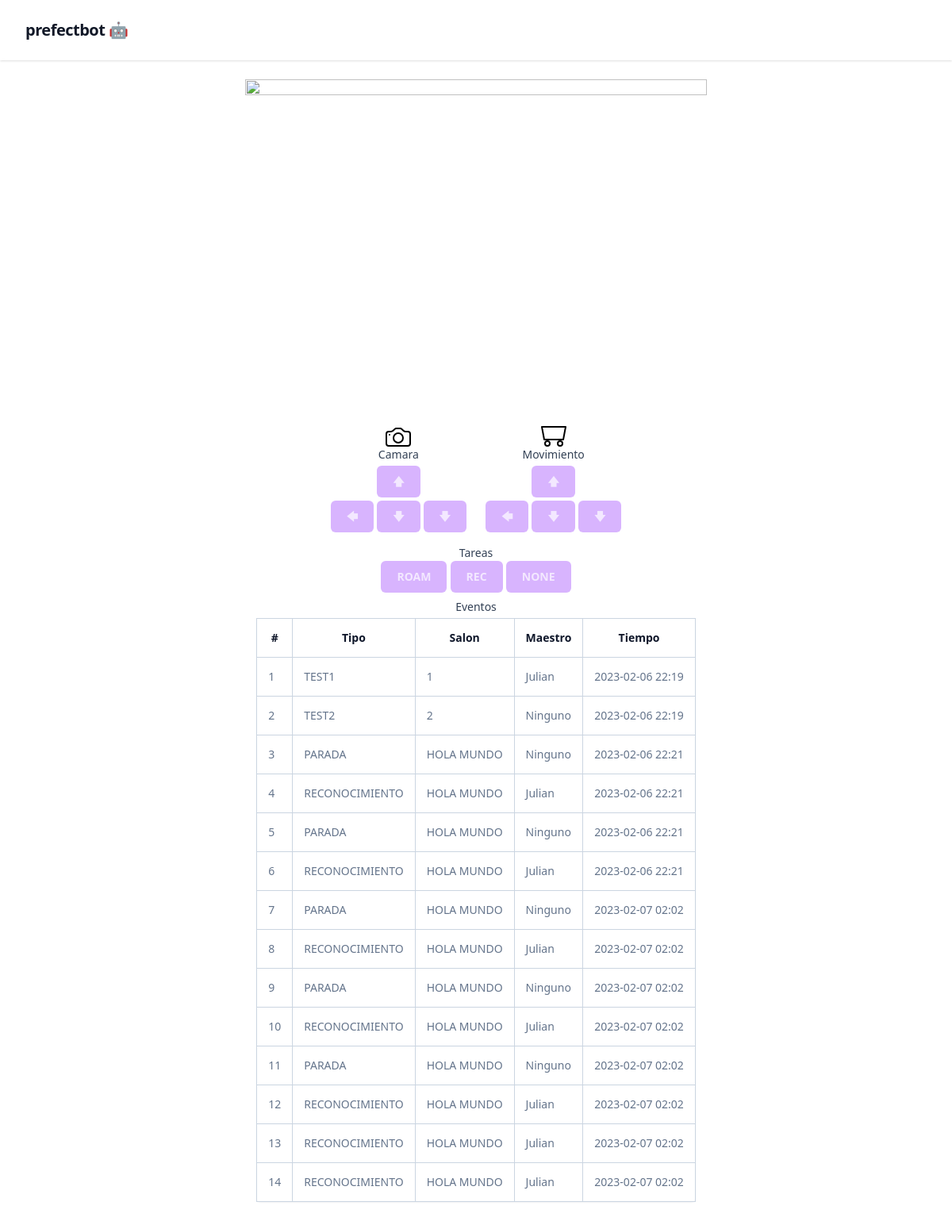
The page / on the database its author committed.
### tables this page shows
CREATE TABLE eventos (
    eventoid INTEGER PRIMARY KEY AUTOINCREMENT NOT NULL,
    tipo TEXT NOT NULL,
    salon TEXT NOT NULL,
    tiempo TEXT NOT NULL,
    maestro INTEGER, 
    FOREIGN KEY(Maestro) REFERENCES maestros(maestroid)
    );

CREATE TABLE maestros (
    maestroid INTEGER PRIMARY KEY NOT NULL, 
    nombre TEXT NOT NULL
    );

### main.py (the view)
@app.route('/')
def index():
    events = data.read_events()
    return render_template('index.html', events=events)

### cogs/data.py (called while the page is built)
def get_db():
    conn = sqlite3.connect('data/prefectbot.sqlite')
    conn.row_factory = sqlite3.Row
    return conn

def read_events():
    db = get_db()
    events = db.execute('SELECT eventos.eventoid, eventos.tipo, eventos.salon, eventos.tiempo, maestros.nombre FROM eventos LEFT JOIN maestros ON eventos.maestro = maestros.maestroid;').fetchall()
    db.close()
    return events

### templates/index.html (shortened to what this page needs)
<!doctype html>
<html lang="en">
<head>
    <link href="static/output.css" rel="stylesheet">
</head>
<body>
<header class="bg-white shadow">
    <div class="mx-auto max-w-7xl py-6 px-4 sm:px-6 lg:px-8">
        <h1 class="text-xl font-bold tracking-tight text-gray-900">
            prefectbot 🤖
        </h1>
    </div>
</header>
<div class="mx-auto max-w-7xl py-6 sm:px-6 lg:px-8">
    <div class="flex flex-col items-center rounded-md">
        <div class="">
            <img src="{{ url_for('video_feed') }}" height="427px" width="582px">
        </div>
        <div class="md:flex md:gap-x-6">
            <div class="mt-1 flex flex-col items-center" style="font-size: 0px;">
                <div class="">
                </div>
                <div class="">
                    <label class="text-sm font-medium text-slate-700">Camara</label>
                </div>
                <div class="mt-1">
                    <button class="bg-purple-300 hover:bg-purple-400 cursor-pointer px-5 py-2.5 text-sm leading-5 rounded-md font-semibold text-purple-100" id="cUp">🡅</button>
                </div>
                <div class="mt-1">
                    <button class="bg-purple-300 hover:bg-purple-400 cursor-pointer px-5 py-2.5 text-sm leading-5 rounded-md font-semibold text-purple-100" id="cLeft">🡄</button>
                    <button class="mx-1 bg-purple-300 hover:bg-purple-400 cursor-pointer px-5 py-2.5 text-sm leading-5 rounded-md font-semibold text-purple-100" id="cDown">🡇</button>
                    <button class="bg-purple-300 hover:bg-purple-400 cursor-pointer px-5 py-2.5 text-sm leading-5 rounded-md font-semibold text-purple-100" id="cRight">🡇</button>
                </div>
            </div>
            <div class="mt-1 flex flex-col items-center" style="font-size: 0px;">
                <div class="">
                </div>
                <div class="">
                    <label class="text-sm font-medium text-slate-700">Movimiento</label>
                </div>
                <div class="mt-1">
                    <button class="bg-purple-300 hover:bg-purple-400 cursor-pointer px-5 py-2.5 text-sm leading-5 rounded-md font-semibold text-purple-100" id="mUp">🡅</button>
                </div>
                <div class="mt-1">
                    <button class="bg-purple-300 hover:bg-purple-400 cursor-pointer px-5 py-2.5 text-sm leading-5 rounded-md font-semibold text-purple-100" id="mLeft">🡄</button>
                    <button class="mx-1 bg-purple-300 hover:bg-purple-400 cursor-pointer px-5 py-2.5 text-sm leading-5 rounded-md font-semibold text-purple-100" id="mDown">🡇</button>
                    <button class="bg-purple-300 hover:bg-purple-400 cursor-pointer px-5 py-2.5 text-sm leading-5 rounded-md font-semibold text-purple-100" id="mRight">🡇</button>
                </div>
            </div>
        </div>
        <div class="mt-4 flex flex-col items-center">
            <div>
                <label class="block text-sm font-medium text-slate-700">Tareas</label>
            </div>
            <div>
                <button class="bg-purple-300 hover:bg-purple-400 cursor-pointer px-5 py-2.5 text-sm leading-5 rounded-md font-semibold text-purple-100" id="tRoam">ROAM</button>
                <button class="bg-purple-300 hover:bg-purple-400 cursor-pointer px-5 py-2.5 text-sm leading-5 rounded-md font-semibold text-purple-100" id="tRec">REC</button>
                <button class="bg-purple-300 hover:bg-purple-400 cursor-pointer px-5 py-2.5 text-sm leading-5 rounded-md font-semibold text-purple-100" id="tNone">NONE</button>
            </div>
        </div>
        <div class="mt-2 flex flex-col items-center">
            <label class="block text-sm font-medium text-slate-700">Eventos</label>
            <table class="mt-1 border-collapse rounded-md border border-slate-400 bg-white text-xs md:text-sm shadow-sm">
                <tr>
                    <th class="border border-slate-300 font-semibold md:p-3.5 text-slate-900 text-center" scope="col">#</th>
                    <th class="border border-slate-300 font-semibold md:p-3.5 text-slate-900 text-center" scope="col">Tipo</th>
                    <th class="border border-slate-300 font-semibold md:p-3.5 text-slate-900 text-center" scope="col">Salon</th>
                    <th class="border border-slate-300 font-semibold md:p-3.5 text-slate-900 text-center" scope="col">Maestro</th>
                    <th class="border border-slate-300 font-semibold md:p-3.5 text-slate-900 text-center" scope="col">Tiempo</th>
                </tr>
                <tbody id="tbody">
                {% for event in events %}
                    <tr>
                        <td class="border border-slate-300 md:p-3.5 text-slate-500" >{{ event['eventoid'] }}</td>
                        <td class="border border-slate-300 md:p-3.5 text-slate-500">{{ event['Tipo'] }}</td>
                        <td class="border border-slate-300 md:p-3.5 text-slate-500">{{ event['Salon'] }}</td>
                        {% if event['Nombre'] is not none %}
                        <td class="border border-slate-300 md:p-3.5 text-slate-500">{{ event['Nombre'] }}</td>
                        {% else %}
                        <td class="border border-slate-300 md:p-3.5 text-slate-500">Ninguno</td>
                        {% endif %}
                        <td class="border border-slate-300 md:p-3.5 text-slate-500">{{ event['Tiempo'] }}</td>
                    </tr>
                {% endfor %}
                </tbody>
            </table>
        </div>
    </div>
</div>
</body>
</html>

### rows shown on the page
eventos: eventoid "1", Tipo "TEST1", Salon "1", Nombre "Julian", Tiempo "2023-02-06 22:19"
eventos: eventoid "2", Tipo "TEST2", Salon "2", shows "Ninguno", Tiempo "2023-02-06 22:19"
eventos: eventoid "3", Tipo "PARADA", Salon "HOLA MUNDO", shows "Ninguno", Tiempo "2023-02-06 22:21"
eventos: eventoid "4", Tipo "RECONOCIMIENTO", Salon "HOLA MUNDO", Nombre "Julian", Tiempo "2023-02-06 22:21"
eventos: eventoid "5", Tipo "PARADA", Salon "HOLA MUNDO", shows "Ninguno", Tiempo "2023-02-06 22:21"
eventos: eventoid "6", Tipo "RECONOCIMIENTO", Salon "HOLA MUNDO", Nombre "Julian", Tiempo "2023-02-06 22:21"
eventos: eventoid "7", Tipo "PARADA", Salon "HOLA MUNDO", shows "Ninguno", Tiempo "2023-02-07 02:02"
eventos: eventoid "8", Tipo "RECONOCIMIENTO", Salon "HOLA MUNDO", Nombre "Julian", Tiempo "2023-02-07 02:02"
eventos: eventoid "9", Tipo "PARADA", Salon "HOLA MUNDO", shows "Ninguno", Tiempo "2023-02-07 02:02"
eventos: eventoid "10", Tipo "RECONOCIMIENTO", Salon "HOLA MUNDO", Nombre "Julian", Tiempo "2023-02-07 02:02"
eventos: eventoid "11", Tipo "PARADA", Salon "HOLA MUNDO", shows "Ninguno", Tiempo "2023-02-07 02:02"
eventos: eventoid "12", Tipo "RECONOCIMIENTO", Salon "HOLA MUNDO", Nombre "Julian", Tiempo "2023-02-07 02:02"
eventos: eventoid "13", Tipo "RECONOCIMIENTO", Salon "HOLA MUNDO", Nombre "Julian", Tiempo "2023-02-07 02:02"
eventos: eventoid "14", Tipo "RECONOCIMIENTO", Salon "HOLA MUNDO", Nombre "Julian", Tiempo "2023-02-07 02:02"
